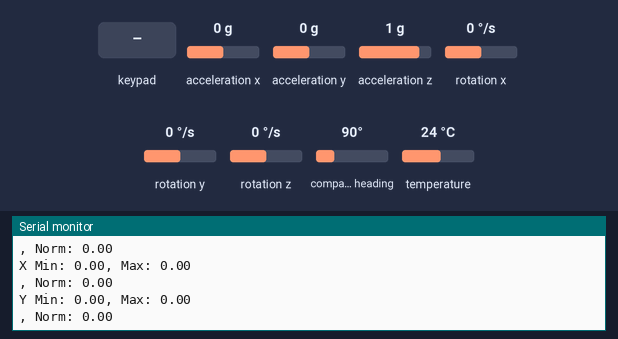
Bench run of a sketch on a simulated Arduino Leonardo, built for the host (arithmetic inside an expression is 32-bit, double 64-bit). On the bench: the last lines printed to the serial monitor. The inputs (shaded band) are chosen by the test bench; at power-on: acceleration x 0 g, acceleration y 0 g, acceleration z 1 g, rotation x 0 °/s, rotation y 0 °/s, rotation z 0 °/s, compass heading 90°, temperature 24 °C.

Above: at 1.2 s.
1.3 s: key '6' pressed
3.0 s: keypad keys 1 2 A pressed 0.4 s apart
At 4.4 s:
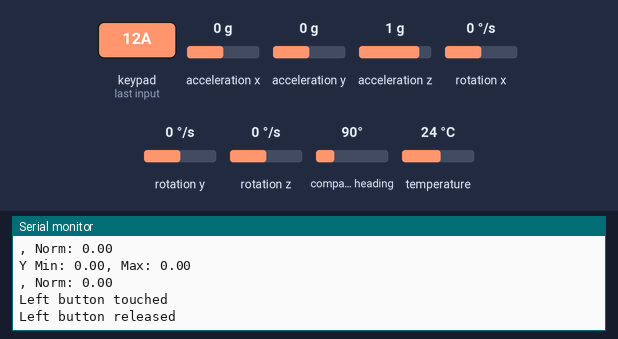
5.7 s: key '8' pressed
At 6.9 s:
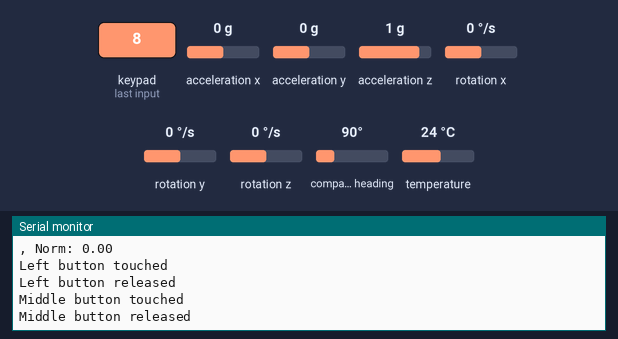

Measured:
- after the input at 3.0 s, the serial monitor: prints a new line after 0.81 s (image 1)
- after the input at 5.7 s, the serial monitor: prints a new line at once (image 2)

The sketch:

Glove_Mouse_Code.ino
```cpp
#include <SPI.h>
#include <Wire.h>
#include <Adafruit_Sensor.h>
#include <Adafruit_LSM9DS0.h>
#include "Adafruit_MPR121.h"
#include "Mouse.h"

#define LSM9DS0_XM_CS 10
#define LSM9DS0_GYRO_CS 9
#define LSM9DS0_SCLK 13
#define LSM9DS0_MISO 12
#define LSM9DS0_MOSI 11

// LSM9DS0, use I2C, ID #1005
Adafruit_LSM9DS0 lsm = Adafruit_LSM9DS0(1005);

// MPR121, use I2C, ID #1000
Adafruit_MPR121 cap = Adafruit_MPR121();

float xNormal = -3.0,
      yNormal = 1,
      // Clamp inputs to this range (m/s^2)
      accelMax =  20,
      accelMin = -20,
      // Map inputs to this range (pixels)
      outMin   =  30,
      outMax   = -30,
      // How many milliseconds between polling the accelerometer
      delayRate = 7;

const boolean DEBUG = true;

int calibrationCounter = 0,
    calibrationRuns = 20;

float xRange[] = {0,0};
float yRange[] = {0,0};

// MPR121 electrode indices (0-11), NOT Arduino digital pins.
// Each value identifies which of the MPR121's 12 capacitive touch
// electrodes is wired to the left / right / middle "button" pad.
const int MOUSE_LEFT_ELECTRODE  = 10,
          MOUSE_RIGHT_ELECTRODE = 6,
          MOUSE_MID_ELECTRODE   = 8;

uint16_t lasttouched = 0,
         currtouched = 0;


// Configures the gain and integration time for the TSL2561
void configureSensor(void) {
  // Set the accelerometer range
  lsm.setupAccel(lsm.LSM9DS0_ACCELRANGE_2G);
  //lsm.setupAccel(lsm.LSM9DS0_ACCELRANGE_4G);
  //lsm.setupAccel(lsm.LSM9DS0_ACCELRANGE_6G);
  //lsm.setupAccel(lsm.LSM9DS0_ACCELRANGE_8G);
  //lsm.setupAccel(lsm.LSM9DS0_ACCELRANGE_16G);

  // Set the magnetometer sensitivity
  lsm.setupMag(lsm.LSM9DS0_MAGGAIN_2GAUSS);
  //lsm.setupMag(lsm.LSM9DS0_MAGGAIN_4GAUSS);
  //lsm.setupMag(lsm.LSM9DS0_MAGGAIN_8GAUSS);
  //lsm.setupMag(lsm.LSM9DS0_MAGGAIN_12GAUSS);

  // Setup the gyroscope
  lsm.setupGyro(lsm.LSM9DS0_GYROSCALE_245DPS);
  //lsm.setupGyro(lsm.LSM9DS0_GYROSCALE_500DPS);
  //lsm.setupGyro(lsm.LSM9DS0_GYROSCALE_2000DPS);
}


void setup(void) {
  if (DEBUG) {
    Serial.begin(9600);
  }

  dof_setup();
  mpr_setup();
}


void loop(void) {
  dof_loop();
  mpr_loop();
}


void mpr_setup() {
  // needed to keep leonardo/micro from starting too fast!
  while (!Serial);
  if (DEBUG) {
    Serial.println("Adafruit MPR121 Capacitive Touch sensor test");
  }

  // Default address is 0x5A, if tied to 3.3V its 0x5B
  // If tied to SDA its 0x5C and if SCL then 0x5D
  if (!cap.begin(0x5A)) {
    if (DEBUG) Serial.println("MPR121 not found");
  } else {
    if (DEBUG) Serial.println("MPR121 found!");
  }
}


void dof_setup() {
  if(!lsm.begin()) { while(1); }

  // Setup the sensor gain and integration time
  configureSensor();

  // Set a max and min value to not do anything
  sensors_event_t accel, mag, gyro, temp;
  lsm.getEvent(&accel, &mag, &gyro, &temp);
}


void dof_loop() {
  /* Get a new sensor event */
  sensors_event_t accel, mag, gyro, temp;
  lsm.getEvent(&accel, &mag, &gyro, &temp);

  float mx = 0.0, my = 0.0;
  float accelX = clamp(accel.acceleration.x, accelMin, accelMax);
  float accelY = clamp(accel.acceleration.y, accelMin, accelMax);

  // calibrate for the first 20 loops (calibrationRuns)
  if (calibrationCounter > calibrationRuns) {

    if (accel.acceleration.x < xRange[0] || accel.acceleration.x > xRange[1]) {
      mx = map(accelY - yNormal, accelMin, accelMax, outMin, outMax);
    }

    if (accel.acceleration.y < yRange[0] || accel.acceleration.y > yRange[1]) {
      my = map(accelX - xNormal, accelMin, accelMax, outMin, outMax);
    }

    Mouse.move(mx, my, 0);
  }
  else {
    calibrate(accel.acceleration.x, accel.acceleration.y);
    calibrationCounter++;
  }
  delay(delayRate);
}


void mpr_loop() {
  // Get the currently touched pads
  currtouched = cap.touched();
  checkTouch();
  // reset our state
  lasttouched = currtouched;
}


void checkTouch() {
  for (uint8_t i = 0; i < 12; i++) {
    // it if /is/ touched and /wasn't/ touched before, alert!
    if ( (currtouched & _BV(i)) && !(lasttouched & _BV(i)) ) touchHandler(i);

    // if it /was/ touched and now /isn't/, alert!
    if ( !(currtouched & _BV(i)) && (lasttouched & _BV(i)) ) releaseHandler(i);
  }
}


void calibrate(float x, float y) {
  if (calibrationCounter == 0) {
    if (DEBUG)  Serial.print("First time");
    xRange[0] = x;
    xRange[1] = x;

    yRange[0] = y;
    yRange[1] = y;
  }
  else {
    xRange[0] = min(xRange[0], x);
    xRange[1] = max(xRange[1], x);

    yRange[0] = min(yRange[0], y);
    yRange[1] = max(yRange[1], y);
  }

  xNormal = (xRange[0] + xRange[1])/2;
  yNormal = (yRange[0] + yRange[1])/2;

  if (DEBUG) {
    Serial.print("X Min: "); Serial.print(xRange[0]);
    Serial.print(", Max: "); Serial.println(xRange[1]);
    Serial.print(", Norm: "); Serial.println(xNormal);

    Serial.print("Y Min: "); Serial.print(yRange[0]);
    Serial.print(", Max: "); Serial.println(yRange[1]);
    Serial.print(", Norm: "); Serial.println(yNormal);
  }
}


void touchHandler(int id) {

  switch(id) {
    case MOUSE_LEFT_ELECTRODE:
      if (DEBUG) {
        Serial.println("Left button touched");
        Serial.println("");
      }
      Mouse.press(MOUSE_LEFT);
      break;
    case MOUSE_MID_ELECTRODE:
      if (DEBUG) {
        Serial.println("Middle button touched");
        Serial.println("");
      }
      Mouse.press(MOUSE_MIDDLE);
      break;
    case MOUSE_RIGHT_ELECTRODE:
      if (DEBUG) {
        Serial.println("Right button touched");
        Serial.println("");
      }
      Mouse.press(MOUSE_RIGHT);
      break;
  }
}


void releaseHandler(int id) {

  switch(id) {
    case MOUSE_LEFT_ELECTRODE:
      if (DEBUG) {
        Serial.println("Left button released");
        Serial.println("");
      }
      Mouse.release(MOUSE_LEFT);
      break;
    case MOUSE_MID_ELECTRODE:
      if (DEBUG) {
        Serial.println("Middle button released");
        Serial.println("");
      }
      Mouse.release(MOUSE_MIDDLE);
      break;
    case MOUSE_RIGHT_ELECTRODE:
      if (DEBUG) {
        Serial.println("Right button released");
        Serial.println("");
      }
      Mouse.release(MOUSE_RIGHT);
      break;
  }
}


float clamp(float value, float min_, float max_) {
  return (value < min_) ? min_ : (value > max_) ? max_ : value;
}


void displaySensorDetails(int delayAmt) {
  sensor_t accel, mag, gyro, temp;
  lsm.getSensor(&accel, &mag, &gyro, &temp);

  if (DEBUG) {
    Serial.println(F("------------------------------------"));
    Serial.print  (F("Sensor:       ")); Serial.println(accel.name);
    Serial.print  (F("Driver Ver:   ")); Serial.println(accel.version);
    Serial.print  (F("Unique ID:    ")); Serial.println(accel.sensor_id);
    Serial.print  (F("Max Value:    ")); Serial.print(accel.max_value); Serial.println(F(" m/s^2"));
    Serial.print  (F("Min Value:    ")); Serial.print(accel.min_value); Serial.println(F(" m/s^2"));
    Serial.print  (F("Resolution:   ")); Serial.print(accel.resolution); Serial.println(F(" m/s^2"));
    Serial.println(F("------------------------------------"));
    Serial.println(F(""));
  }
  delay(delayAmt);
}
```
